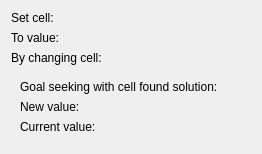
<?xml version="1.0" encoding="UTF-8"?>
<ui version="4.0">
 <author>Stefan Nikolaus &lt;stefan.nikolaus@kdemail.net&gt;</author>
 <comment>This file is part of the KDE project.
Copyright 2009 Stefan Nikolaus &lt;stefan.nikolaus@kdemail.net&gt;

This program is free software; you can redistribute it and/or modify
it under the terms of the GNU General Public License as published by
the Free Software Foundation; either version 2 of the License, or
(at your option) any later version.

This program is distributed in the hope that it will be useful,
but WITHOUT ANY WARRANTY; without even the implied warranty of
MERCHANTABILITY or FITNESS FOR A PARTICULAR PURPOSE.  See the
GNU General Public License for more details.

You should have received a copy of the GNU General Public License
along with this program; if not, write to the Free Software
Foundation, Inc., 51 Franklin Street, Fifth Floor, Boston, MA  02110-1301  USA
</comment>
 <class>GoalSeekWidget</class>
 <widget class="QWidget" name="GoalSeekWidget">
  <property name="geometry">
   <rect>
    <x>0</x>
    <y>0</y>
    <width>262</width>
    <height>148</height>
   </rect>
  </property>
  <layout class="QFormLayout" name="formLayout">
   <property name="fieldGrowthPolicy">
    <enum>QFormLayout::ExpandingFieldsGrow</enum>
   </property>
   <item row="0" column="0">
    <widget class="QLabel" name="label1">
     <property name="text">
      <string>Set cell:</string>
     </property>
    </widget>
   </item>
   <item row="0" column="1">
    <widget class="RegionSelector" name="selector1" native="true"/>
   </item>
   <item row="1" column="0">
    <widget class="QLabel" name="label2">
     <property name="text">
      <string>To value:</string>
     </property>
    </widget>
   </item>
   <item row="1" column="1">
    <widget class="RegionSelector" name="selector2" native="true"/>
   </item>
   <item row="2" column="0">
    <widget class="QLabel" name="label3">
     <property name="text">
      <string>By changing cell:</string>
     </property>
    </widget>
   </item>
   <item row="2" column="1">
    <widget class="RegionSelector" name="selector3" native="true"/>
   </item>
   <item row="3" column="0" colspan="2">
    <widget class="QWidget" name="preview" native="true">
     <layout class="QFormLayout" name="formLayout_preview">
      <item row="0" column="0" colspan="2">
       <widget class="QLabel" name="label4">
        <property name="text">
         <string>Goal seeking with cell &lt;cell&gt; found &lt;a | no&gt; solution:</string>
        </property>
        <property name="wordWrap">
         <bool>false</bool>
        </property>
       </widget>
      </item>
      <item row="1" column="0">
       <widget class="QLabel" name="label5">
        <property name="text">
         <string>New value:</string>
        </property>
       </widget>
      </item>
      <item row="1" column="1">
       <widget class="QLabel" name="newValue">
        <property name="text">
         <string/>
        </property>
       </widget>
      </item>
      <item row="2" column="0">
       <widget class="QLabel" name="label6">
        <property name="text">
         <string>Current value:</string>
        </property>
       </widget>
      </item>
      <item row="2" column="1">
       <widget class="QLabel" name="currentValue">
        <property name="text">
         <string/>
        </property>
       </widget>
      </item>
     </layout>
    </widget>
   </item>
  </layout>
 </widget>
 <customwidgets>
  <customwidget>
   <class>RegionSelector</class>
   <extends>QWidget</extends>
   <header location="global">ui/RegionSelector.h</header>
   <container>1</container>
  </customwidget>
 </customwidgets>
 <resources/>
 <connections/>
</ui>
